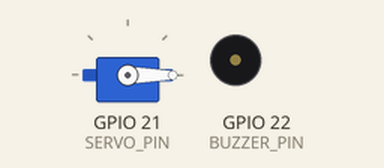
Recording of a sketch running on a simulated ESP32. On the bench: servo, buzzer (waves = sounding). What the sketch prints to the serial monitor is not drawn.

Above: at 0.05 s.
Timing chart, 0 to 6.5 s (numbered marks = the images above):
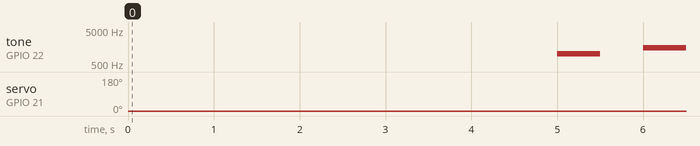

The sketch:

sketch.ino
```cpp
#include <ESP32Servo.h>  // Biblioteca específica para o ESP32

// Definições dos pinos
#define PIR_PIN 23       // Pino de saída do sensor PIR
#define BUZZER_PIN 22    // Pino do buzzer (conforme exemplo dos professores)
#define SERVO_PIN 21     // Pino de controle do servomotor

// Objeto para controlar o servomotor
Servo meuServo;

// Variáveis para simulação de movimento
unsigned long tempoUltimaSimulacao = 0;
const unsigned long intervaloSimulacao = 5000;  // Simula movimento a cada 5 segundos

void setup() {
  Serial.begin(115200);

  // Configura os pinos
  pinMode(PIR_PIN, INPUT);          // PIR como entrada
  pinMode(BUZZER_PIN, OUTPUT);      // Buzzer como saída
  meuServo.attach(SERVO_PIN);       // Inicializa o servomotor
  meuServo.write(0);                // Servo começa na posição inicial (0 graus)

  Serial.println("Sistema pronto. Aguardando movimento...");
}

void loop() {
  // Simulação de movimento a cada 5 segundos
  if (millis() - tempoUltimaSimulacao >= intervaloSimulacao) {
    tempoUltimaSimulacao = millis(); // Atualiza o tempo da última simulação
    Serial.println("Movimento detectado!");  // Exibe mensagem de movimento

    // Emite sons variados no buzzer
    tone(BUZZER_PIN, 1000);  // Emite um som de 1000 Hz
    delay(500);
    noTone(BUZZER_PIN);
    delay(500);

    tone(BUZZER_PIN, 1500);  // Emite um som de 1500 Hz
    delay(500);
    noTone(BUZZER_PIN);
    delay(500);

    tone(BUZZER_PIN, 2000);  // Emite um som de 2000 Hz
    delay(500);
    noTone(BUZZER_PIN);

    // Movimenta o servomotor para 90 graus
    meuServo.write(90);
    delay(1000);  // Aguarda 1 segundo com o servo a 90 graus

    // Retorna o servomotor à posição inicial
    meuServo.write(0);

    delay(1000);  // Aguarda antes da próxima simulação
  } else {
    // Garante que o buzzer está desligado se não há movimento
    digitalWrite(BUZZER_PIN, LOW);
  }

  delay(500);  // Intervalo entre verificações do PIR
}
```

Measured:
- by itself, servo on GPIO 21 (SERVO_PIN): alternates 90° for 1.0 s and 0° for 4.0 s
- by itself, tone on GPIO 22 (BUZZER_PIN): repeats every 5.0 s: silent 0.50 s, 1500 Hz 0.50 s, silent 0.50 s, 2000 Hz 0.50 s, silent 2.5 s, 1000 Hz 0.50 s
